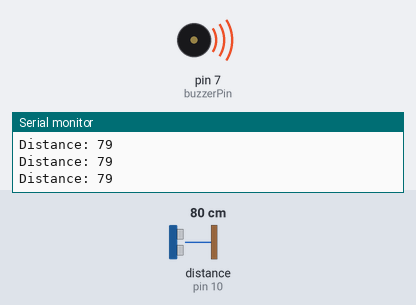
A sketch run on a simulated Arduino Uno, built with avr-gcc and run on an emulated ATmega328P. On the bench: buzzer (waves = sounding, pin HIGH), the last lines printed to the serial monitor. Wiring (inferred from the names in the program): ultrasonic range finder: trigger pin 8; echo pin 10. Inputs (shaded band) come from the test bench; at power-on: distance to the obstacle (sensor on pin 10) 80 cm. The echo pulse lasts 58.3 µs per cm; pins used as bus, display or sensor lines are not drawn.

Above: at 1.2 s.
1.3 s: distance to the obstacle (sensor on pin 10) set to 54 cm
2.8 s: distance to the obstacle (sensor on pin 10) set to 46 cm
At 4.0 s:
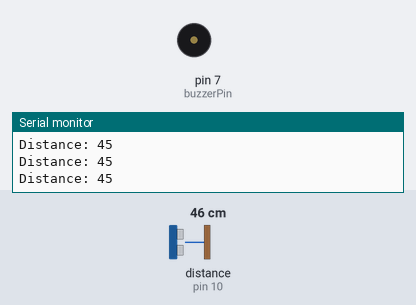
4.3 s: distance to the obstacle (sensor on pin 10) set to 60 cm
At 5.2 s:
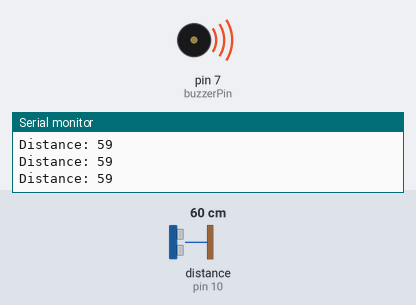
7.3 s: distance to the obstacle (sensor on pin 10) set to 18 cm
At 8.6 s:
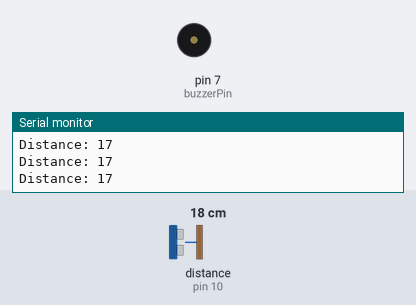
Timing chart, 0 to 9.8 s (numbered marks = the images above; inputs shaded):
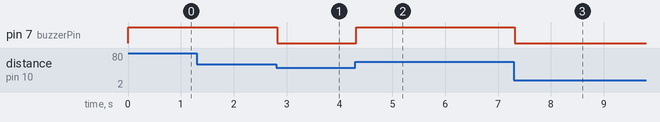

The sketch:

ulrasonic_based_alarm_uno.ino
```cpp
const int trigPin = 8; // Trigger pin for the ultrasonic sensor
const int echoPin = 10; // Echo pin for the ultrasonic sensor
const int buzzerPin = 7; // Buzzer control pin

long duration;
int distance;

void setup() {
  pinMode(trigPin, OUTPUT);
  pinMode(echoPin, INPUT);
  pinMode(buzzerPin, OUTPUT);
  Serial.begin(9600);
}

void loop() {
  // Trigger the ultrasonic sensor
  digitalWrite(trigPin, LOW);
  delayMicroseconds(2);
  digitalWrite(trigPin, HIGH);
  delayMicroseconds(10);
  digitalWrite(trigPin, LOW);

  // Measure the time it takes for the echo to return
  duration = pulseIn(echoPin, HIGH);

  // Calculate the distance in centimeters
  distance = duration / 58.2;

  // Print the distance to the serial monitor
  Serial.print("Distance: ");
  Serial.println(distance);

  // Check if the distance is less than a certain threshold
  if (distance < 50) { // Adjust the threshold as needed
    // Turn on the buzzer
    digitalWrite(buzzerPin, LOW);
  } else {
    // Turn off the buzzer
    digitalWrite(buzzerPin, HIGH);
  }
}
```

Measured:
- the behaviour switches between 51 and 50 cm on distance to the obstacle (sensor on pin 10) (found by bisection; images 0 and 1)
- after the input at 2.8 s, pin 7 (buzzerPin): HIGH → LOW at once
- after the input at 4.3 s, pin 7 (buzzerPin): LOW → HIGH at once
- after the input at 7.3 s, pin 7 (buzzerPin): HIGH → LOW at once
